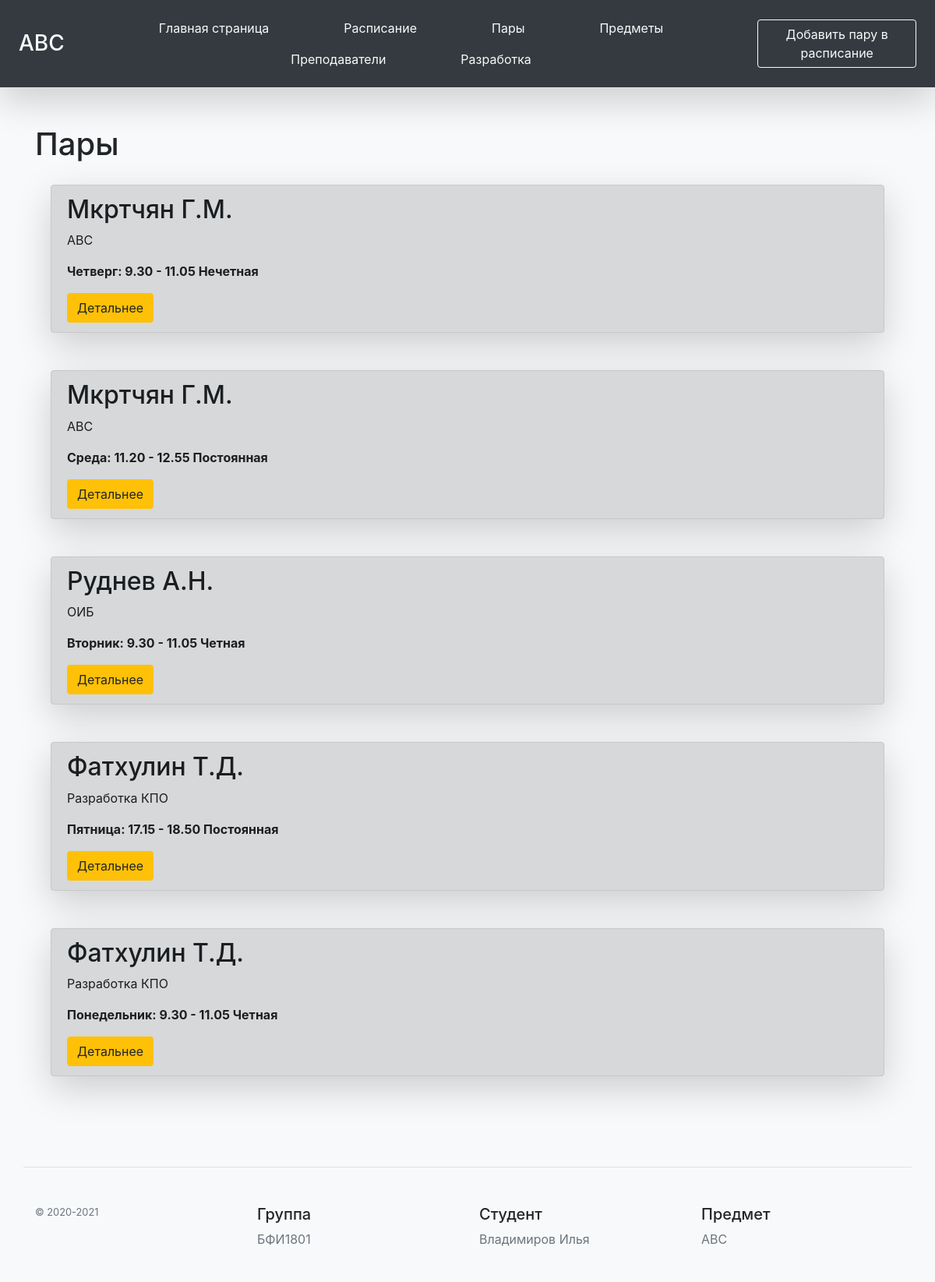
Screenshot of /teacher with the database file from the repository.
### main.py (models this page shows, shortened)
class Teacher(db.Model):
    id = db.Column(db.Integer, primary_key=True)
    name = db.Column(db.String(50), nullable=False)
    subj = db.Column(db.String(150), nullable=True)
    day = db.Column(db.String(150), nullable=True)
    time = db.Column(db.String(150), nullable=True)
    weektype = db.Column(db.Integer, nullable=False)

### main.py (the view)
@app.route('/teacher')
def teachers():
    teachers = Teacher.query.order_by(Teacher.name).all()
    return render_template("teacher.html", teachers=teachers)

### templates/teacher.html (shortened to what this page needs)
{% extends "base.html" %}
{% block body %}
<div class="container mt-5">
<h1>Пары</h1>
<div class="card-group">
    <div class="card-body">
    {% for el in teachers %}
        <div class="alert alert-dark mb-5 shadow-lg">
        <h2>{{ el.name }}</h2>
        <p>{{ el.subj }}</p>
        <p><b>{{ el.day }}: {{el.time}} {{el.weektype}}</b></p>
        <a href="/teacher/{{ el.id }}" class="btn btn-warning">Детальнее</a>
        </div>
    {% endfor %}
    </div>
</div>
</div>
{% endblock %}

### templates/base.html (shortened to what this page needs)
<!doctype html>
<html lang="ru">
<head>
    <link rel="stylesheet" href="{{ url_for('static', filename='css/main.css') }}">
    <link rel = "stylesheet" href = "https://stackpath.bootstrapcdn.com/bootstrap/4.5.2/css/bootstrap.min.css">
</head>
<body class=" bg-light">
    <div class="d-flex flex-column flex-md-row  align-items-center p-3 px-md-4 mb-3 bg-dark border-bottom shadow-lg">
      <h3 class="my-0 mr-md-auto text-light fw-weight-bolder ">АВС</h3>
      <nav class="nav nav-masthead justify-content-center float-md-end">
          <a class="p-2 text-light px-5" href="/">Главная страница</a>
          <a class="p-2 text-light px-5" href="/Schedule">Расписание</a>
          <a class="p-2 text-light px-5" href="/teacher">Пары</a>
          <a class="p-2 text-light px-5" href="/Subject">Предметы</a>
          <a class="p-2 text-light px-5" href="/TeachName">Преподаватели</a>
          <a class="p-2 text-light px-5" href="/about">Разработка</a>
      </nav>
        <a class="btn btn-outline-light" href="/create-teacher">Добавить пару в расписание</a>
    </div>
 {% block body %}{% endblock %}
 <footer class="container pt-4 my-md-5 pt-md-5 border-top">
    <div class="row">
      <div class="col-12 col-md">
        <small class="d-block mb-3 text-muted">© 2020-2021</small>
      </div>
      <div class="col-6 col-md">
        <h5>Группа</h5>
        <ul class="list-unstyled text-small">
          <li><a class="text-muted" href="#">БФИ1801</a></li>
        </ul>
      </div>
      <div class="col-6 col-md">
        <h5>Студент</h5>
        <ul class="list-unstyled text-small">
          <li><a class="text-muted" href="#">Владимиров Илья</a></li>
        </ul>
      </div>
      <div class="col-6 col-md">
        <h5>Предмет</h5>
        <ul class="list-unstyled text-small">
          <li><a class="text-muted" href="#">АВС</a></li>
        </ul>
      </div>
    </div>
  </footer>
</body>
</html>

### rows the page displays
Teacher: name "Мкртчян Г.М.", subj "АВС", day "Четверг", time "9.30 - 11.05", weektype "Нечетная"
Teacher: name "Мкртчян Г.М.", subj "АВС", day "Среда", time "11.20 - 12.55", weektype "Постоянная"
Teacher: name "Руднев А.Н.", subj "ОИБ", day "Вторник", time "9.30 - 11.05", weektype "Четная"
Teacher: name "Фатхулин Т.Д.", subj "Разработка КПО", day "Пятница", time "17.15 - 18.50", weektype "Постоянная"
Teacher: name "Фатхулин Т.Д.", subj "Разработка КПО", day "Понедельник", time "9.30 - 11.05", weektype "Четная"
